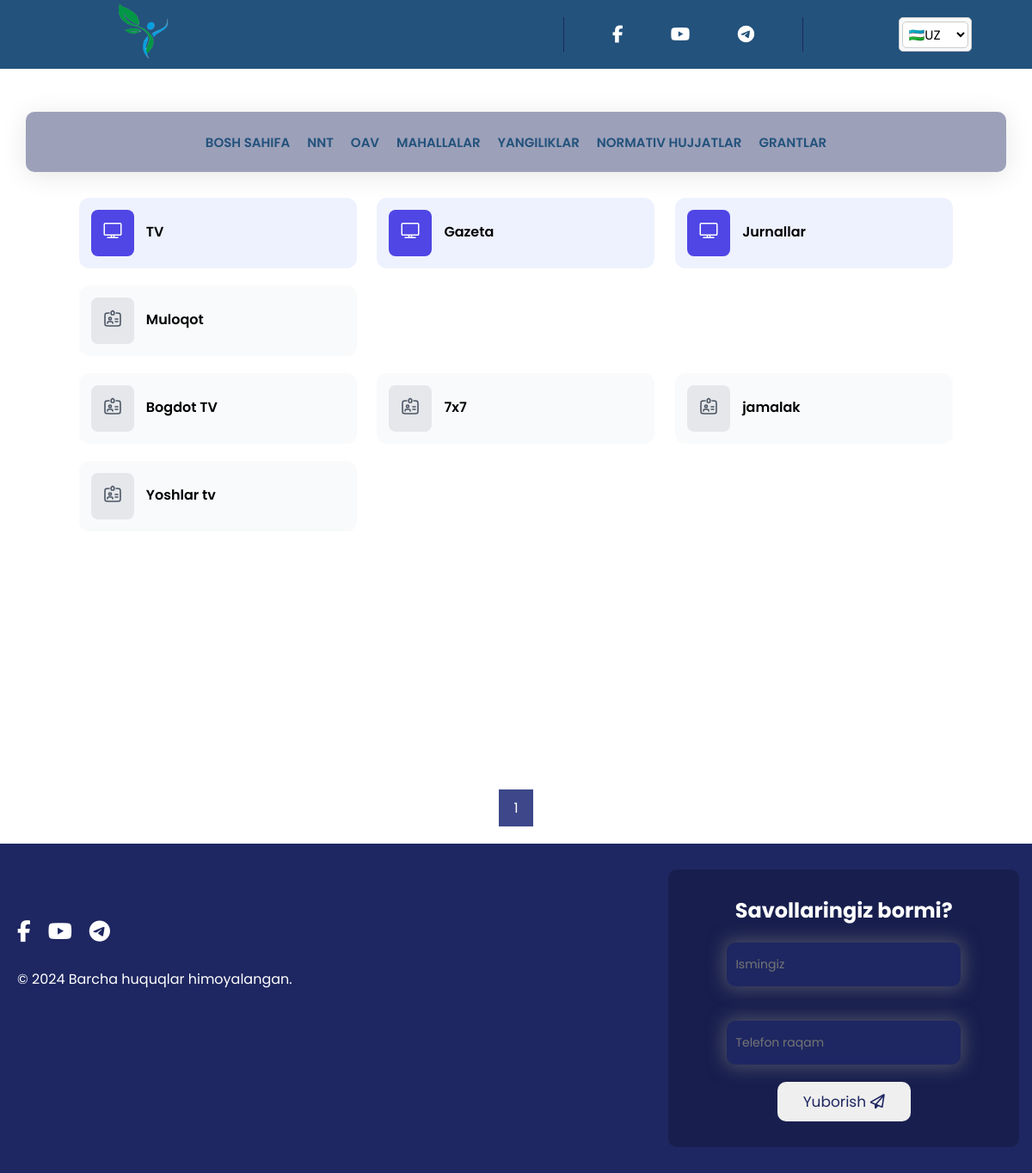
/uz/oav/, run on an earlier commit of the app's database.
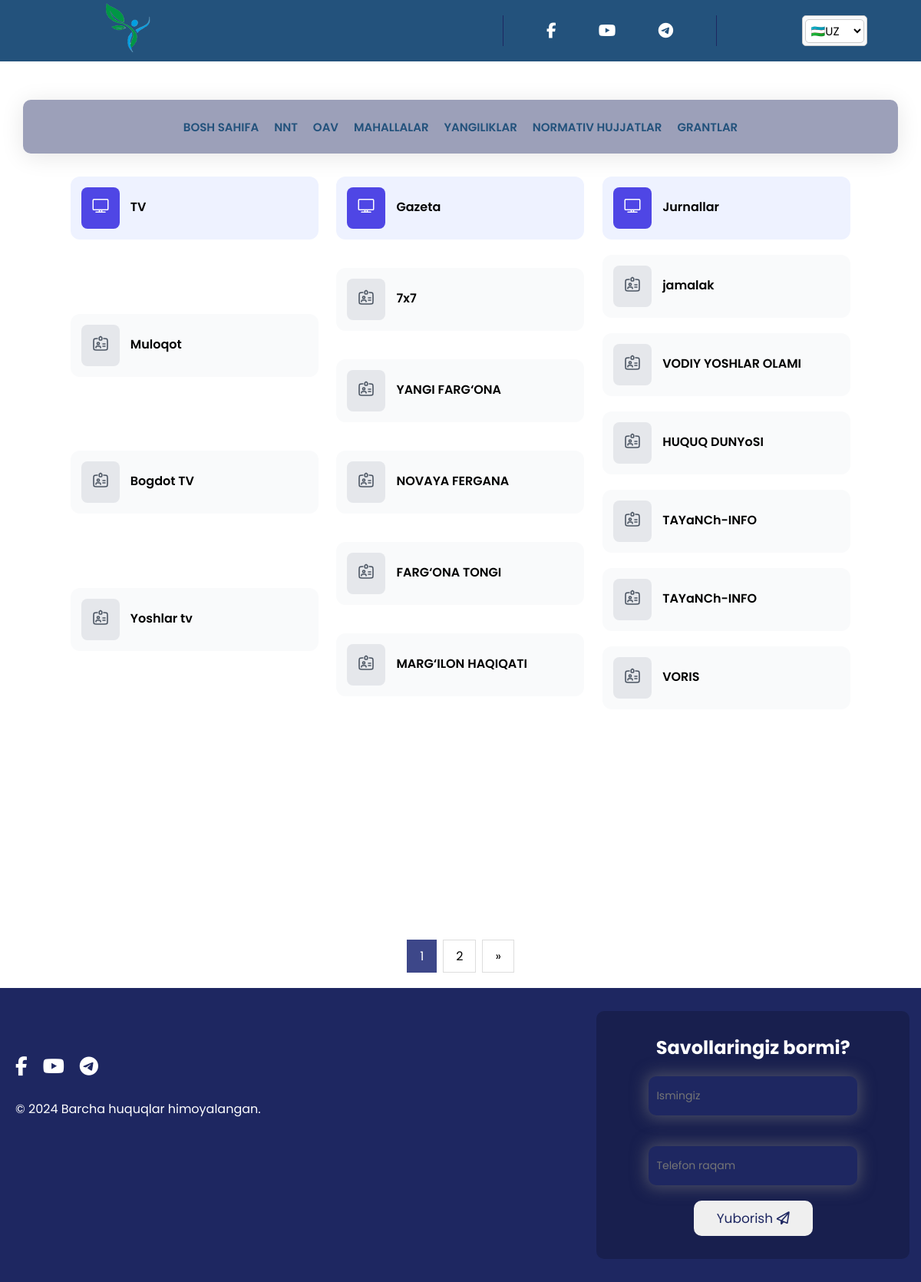
And on a later commit of the database.
### main/models.py (models this page shows, shortened)
class OAV(models.Model):
    CHOICES = (
        ('TV', 'TV'),
        ('Gazeta', 'Gazeta'),
        ('Jurnal', 'Jurnal'),
    )
    choice_field = models.CharField(max_length=20, choices=CHOICES)
    name = models.CharField(max_length=255)
    body = RichTextField()
    class Meta:
        verbose_name_plural = 'OAV'

### main/views.py (the view)
# urls.py: path('oav/', oav, name='oav'),
def oav(request):
    index = Index.objects.first()
    language_code = request.LANGUAGE_CODE
    tv = OAV.objects.filter(choice_field='TV')
    gazeta = OAV.objects.filter(choice_field='Gazeta')
    jurnal = OAV.objects.filter(choice_field='Jurnal')
    paginator = Paginator(gazeta, 5)  # 10 items per page
    page_number = request.GET.get('page')
    page_obj = paginator.get_page(page_number)
    context = {
        'tv': tv,
        'gazeta': page_obj,
        'jurnal': jurnal,
        'index': index,
        'language_code': language_code,
    }
    return render(request, 'oav.html', context)

### main/templates/oav.html (shortened to what the changed rows need)
{% load static %}
{% load i18n %}
<!DOCTYPE html>
<html lang="en">
<head>
  <link rel='stylesheet' href="{% static 'https://cdn-uicons.flaticon.com/2.3.0/uicons-thin-rounded/css/uicons-thin-rounded.css' %}">
  <link rel="stylesheet" href="{% static '/css/swiper-bundle.min.css' %}" />
  <link rel="stylesheet" href="https://cdnjs.cloudflare.com/ajax/libs/font-awesome/6.5.1/css/all.min.css"
 />
  <link rel="stylesheet" href="{% static '/css/style.css' %}" />
  <link rel="stylesheet" href="{% static '/css/pages.css' %}" />
  <link rel="stylesheet" href="{% static '/css/stepper.css' %}" />
</head>
<body>
  <section class="stepper-section container">
    <ol class="stepper-section__ol">
      {% for i in tv %}
      <li>
        <div>
          <a href="{% url 'oav_detail' pk=i.pk %}" class="stepper-section__block_wrapperGray">
            <div class="stepper-section__block_wrapper__divGray">
              <span class="stepper-section__span">
              </span>
            </div>
            <div class="stepper-section__title">
              <h6 class="stepper-section__heading">{{ i.name }}</h6>
            </div>
          </a>
        </div>
      </li>
      {% endfor %}
    </ol>
    <ol class="stepper-section__ol">
      {% for i in gazeta %}
      <li>
        <div>
          <a href="{% url 'oav_detail' pk=i.pk %}" class="stepper-section__block_wrapperGray">
            <div class="stepper-section__block_wrapper__divGray">
              <span class="stepper-section__span">
              </span>
            </div>
            <div class="stepper-section__title">
              <h6 class="stepper-section__heading">{{ i.name }}</h6>
            </div>
          </a>
        </div>
      </li>
     {% endfor %}
    </ol>
    <ol class="stepper-section__ol">
      {% for i in jurnal %}
      <li>
        <div>
          <a href="{% url 'oav_detail' pk=i.pk %}" class="stepper-section__block_wrapperGray">
            <div class="stepper-section__block_wrapper__divGray">
              <span class="stepper-section__span">
              </span>
            </div>
            <div class="stepper-section__title">
              <h6 class="stepper-section__heading">{{ i.name }}</h6>
            </div>
          </a>
        </div>
      </li>
      {% endfor %}
    </ol>
  </section>
  <div class="pagination">
        {% for num in gazeta.paginator.page_range %}
            {% if gazeta.number == num %}
                <a class="active" href="?q={{ request.GET.q }}&page={{ num }}">{{ num }}</a>
            {% elif num > gazeta.number|add:-3 and num < gazeta.number|add:3 %}
                <a href="?q={{ request.GET.q }}&page={{ num }}">{{ num }}</a>
            {% endif %}
        {% endfor %}
        {% if gazeta.has_next %}
            <a href="?q={{ request.GET.q }}&page={{ gazeta.paginator.num_pages }}">&raquo;</a>
        {% endif %}
    </div>
  <section class="contact">
    <div class="contactWrapper">
      <div class="contactRight">
        <h2>{% blocktrans %}Savollaringiz bormi?{% endblocktrans %}</h2>
      </div>
    </div>
  </section>
</body>
</html>

What changed in the data, as far as the page shows it:
added OAV: name "YANGI FARG‘ONA", shown under "Gazeta"
added OAV: name "NOVAYA FERGANA", shown under "Gazeta"
added OAV: name "FARG‘ONA TONGI", shown under "Gazeta"
added OAV: name "MARG‘ILON HAQIQATI", shown under "Gazeta"
added OAV: name "VODIY YOSHLAR OLAMI", shown under "Jurnallar"
added OAV: name "HUQUQ DUNYoSI", shown under "Jurnallar"
added OAV: name "TAYaNCh-INFO", shown under "Jurnallar"
added OAV: name "TAYaNCh-INFO", shown under "Jurnallar"
added OAV: name "VORIS", shown under "Jurnallar"
Also different on the page:
new list line: "2"
